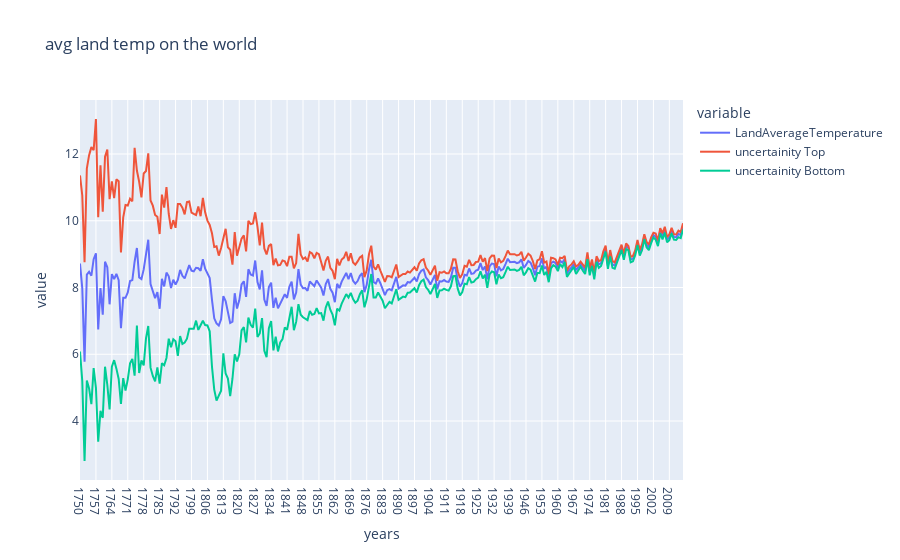

The code cell stored with this chart in its notebook:
### Code cell
fig = px.line(data, x='years', y= ['LandAverageTemperature',
       'uncertainity Top', 'uncertainity Bottom'],title='avg land temp on the world')
fig.show()

### Figure 1 — Plotly figure (JSON) as saved in the notebook; plotly's stock layout.template omitted (floating-point values rounded to 4 significant figures; data arrays with more than 128 entries replaced by an {"elided": "..."} marker saying what was removed)
{"data": [{"hovertemplate": "variable=LandAverageTemperature<br>years=%{x}<br>value=%{y}<extra></extra>", "legendgroup": "LandAverageTemperature", "line": {"color": "#636efa", "dash": "solid"}, "marker": {"symbol": "circle"}, "mode": "lines", "name": "LandAverageTemperature", "orientation": "v", "showlegend": true, "type": "scatter", "x": {"elided": "266 str values"}, "xaxis": "x", "y": {"elided": "266 float values"}, "yaxis": "y"}, {"hovertemplate": "variable=uncertainity Top<br>years=%{x}<br>value=%{y}<extra></extra>", "legendgroup": "uncertainity Top", "line": {"color": "#EF553B", "dash": "solid"}, "marker": {"symbol": "circle"}, "mode": "lines", "name": "uncertainity Top", "orientation": "v", "showlegend": true, "type": "scatter", "x": {"elided": "266 str values"}, "xaxis": "x", "y": {"elided": "266 float values"}, "yaxis": "y"}, {"hovertemplate": "variable=uncertainity Bottom<br>years=%{x}<br>value=%{y}<extra></extra>", "legendgroup": "uncertainity Bottom", "line": {"color": "#00cc96", "dash": "solid"}, "marker": {"symbol": "circle"}, "mode": "lines", "name": "uncertainity Bottom", "orientation": "v", "showlegend": true, "type": "scatter", "x": {"elided": "266 str values"}, "xaxis": "x", "y": {"elided": "266 float values"}, "yaxis": "y"}], "layout": {"autosize": true, "legend": {"title": {"text": "variable"}, "tracegroupgap": 0}, "title": {"text": "avg land temp on the world"}, "xaxis": {"anchor": "y", "autorange": true, "domain": [0, 1], "range": [0, 265], "title": {"text": "years"}, "type": "category"}, "yaxis": {"anchor": "x", "autorange": true, "domain": [0, 1], "range": [2.234, 13.62], "title": {"text": "value"}, "type": "linear"}}}
